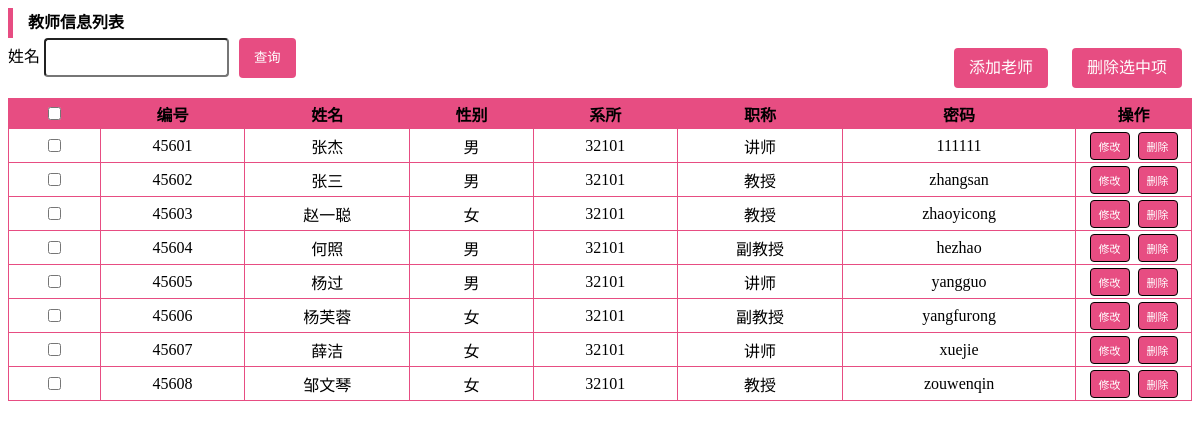
The page /teacherlist on the database its author committed.
### tables this page shows
CREATE TABLE t_teacher_info(
teacher_num char(5) primary key,
teacher_name nvarchar(10),
sex nchar(1) check(sex in ('男', '女')),
dep_num char(5),
title nvarchar(3) check(title in ('助教','讲师','副教授','教授')),
pwd char(16) check(length(pwd) > 5 and length(pwd) < 17)
);

### web.py (the view)
@app.route('/teacherlist', methods=['POST', 'GET'])
def teacherlist():
    r = request.args.get('result', '')
    result,_ = GetSql2("select * from t_teacher_info")
    print(result)
    return render_template("man_teacher_cap.html", results=result, result=r)

### sql/sqlite3.py (called while the page is built)
def OpenDatabase():
    database = "./sql/database.db"
    conn = sqlite3.connect(database)
    return conn

def GetSql(conn, sql):
    cur = conn.cursor()
    cur.execute(sql)
    fields = []
    for field in cur.description:
        fields.append(field[0])
    result = cur.fetchall()
    cur.close()
    return result, fields

def CloseDb(conn):
    conn.close()

def GetSql2(sql):
    conn = OpenDatabase()
    result, fields = GetSql(conn, sql)
    CloseDb(conn)
    return result, fields

### templates/man_teacher_cap.html (shortened to what this page needs)
<!DOCTYPE html>
<html lang="en">
<head>
    <link rel="stylesheet" type="text/css" href="static/css/manager.css">
</head>
<body class="mybody">
    <div class="mydiv">
        <div style="font-family:'Times New Roman';line-height: 30px;overflow-y: hidden;clear: both;">
            <div style="font-family:'Times New Roman';float: left;width: 5px;height: 30px;background: RGBA(231, 77, 130, 1);"></div>
            <span style="font-family:'Times New Roman';float: left;margin-left: 15px;font-weight: bold;">教师信息列表</span>
        </div>
        <div class="head">
            <div style="font-family:'Times New Roman';float:left;">
                <form class="form-inline" action="{{url_for('selectCourse')}}" method="post">
                    <div class="form-group">
                        <label for="kehao">姓名</label>
                        <input type="text" name="姓名">
                    </div>
                    <button type="submit" class="button_cha rtbtn">查询</button>
                </form>
            </div>
            <div style="font-family:'Times New Roman';float:right;">
                <a class="button rtbtn" href="{{url_for('add_teacher')}}">添加老师</a>
                <a class="button rtbtn" href="javascript:void(0);" id="delselected">删除选中项</a>
            </div>
        </div>
        <form id="form" action="{{url_for('deleteCource')}}" method="post">
            <table border="1" class="table">
                <tr class="tr">
                    <th class="myth"><input type="checkbox" id="firstcb"></th>
                    <th class="myth">编号</th>
                    <th class="myth">姓名</th>
                    <th class="myth">性别</th>
                    <th class="myth">系所</th>
                    <th class="myth">职称</th>
                    <th class="myth">密码</th>
                    <th style="font-family:'Times New Roman';width: 101px">操作</th>
                </tr>
                {% for r in results %}
                <tr>
                    <td class="mytd"><input type="checkbox" name="couid" value="{{r[0]}}+{{r[1]}}+{{r[2]}}"></td>
                    <td class="mytd">{{r[0]}}</td>
                    <td class="mytd">{{r[1]}}</td>
                    <td class="mytd">{{r[2]}}</td>
                    <td class="mytd">{{r[3]}}</td>
                    <td class="mytd">{{r[4]}}</td>
                    <td class="mytd">{{r[5]}}</td>
                    <td class="mytd"><a href="{{url_for('updateCourcePage')}}?kehao={{r[0]}}&kexuhao={{r[1]}}&tea={{r[2]}}" class="buttons rtbtn2">修改</a>&nbsp;
                        <a class="buttons rtbtn2" href="{{url_for('deleteCource')}}?kehao={{r[0]}}&kexuhao={{r[1]}}&tea={{r[2]}}">删除</a></td>
                    </tr>
                    {% endfor %}
                </table>
            </form>
        </div>
</body>
</html>

### static/css/manager.css (style rules this page uses)
.head { width:100%; clear:both; }
.table { width:100%; border-collapse:collapse; clear:both; }
.table td, .table th { border:1px solid RGBA(231, 77, 130, 1); padding:3px 7px 2px 7px; text-align: center; }
.table th { background-color: RGBA(231, 77, 130, 1); }
.button { background-color: #2379bc; border:none; color:white; text-align:center; text-decoration: none; display:inline-block; border-radius: 4px; padding:8px 10px; margin:10px; }
.buttons { text-decoration: none; border-radius: 4px; text-align: center; border: 1px solid black; display:inline-block; padding:5px 8px; }
.form-group { float:left; margin-right: 10px; }
.form-group input { line-height: 2.5; border-radius: 4px; }
.button_cha { background-color: #2379bc; border:none; color:white; text-align:center; text-decoration: none; display:inline-block; border-radius: 4px; padding:8px 10px; }
.rtbtn { background: RGBA(231, 77, 130, 1)!important; padding: 0px 15px!important; height: 40px;line-height: 40px; }
.rtbtn2 { background: RGBA(231, 77, 130, 1)!important; color: white; font-size: 11px }

### rows shown on the page
t_teacher_info: teacher_num "45601", teacher_name "张杰", sex "男", dep_num "32101", title "讲师", pwd "111111"
t_teacher_info: teacher_num "45602", teacher_name "张三", sex "男", dep_num "32101", title "教授", pwd "zhangsan"
t_teacher_info: teacher_num "45603", teacher_name "赵一聪", sex "女", dep_num "32101", title "教授", pwd "zhaoyicong"
t_teacher_info: teacher_num "45604", teacher_name "何照", sex "男", dep_num "32101", title "副教授", pwd "hezhao"
t_teacher_info: teacher_num "45605", teacher_name "杨过", sex "男", dep_num "32101", title "讲师", pwd "yangguo"
t_teacher_info: teacher_num "45606", teacher_name "杨芙蓉", sex "女", dep_num "32101", title "副教授", pwd "yangfurong"
t_teacher_info: teacher_num "45607", teacher_name "薛洁", sex "女", dep_num "32101", title "讲师", pwd "xuejie"
t_teacher_info: teacher_num "45608", teacher_name "邹文琴", sex "女", dep_num "32101", title "教授", pwd "zouwenqin"
